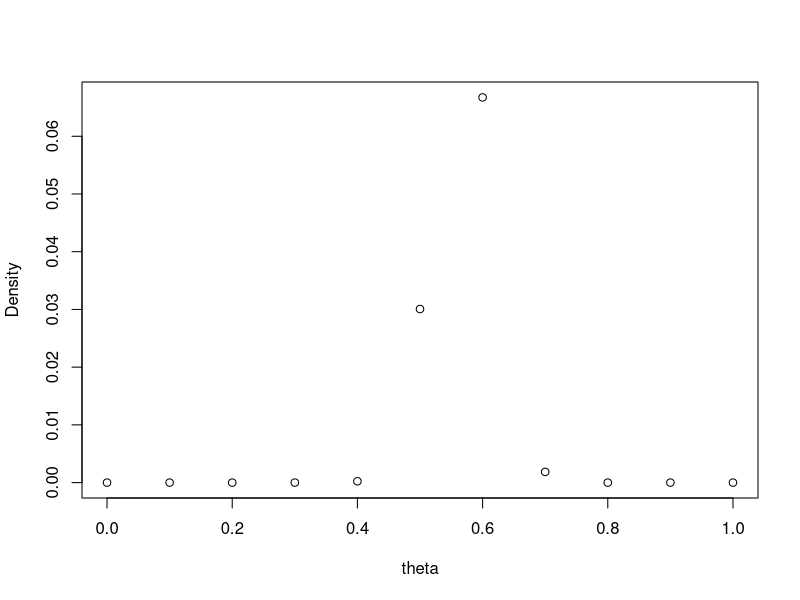
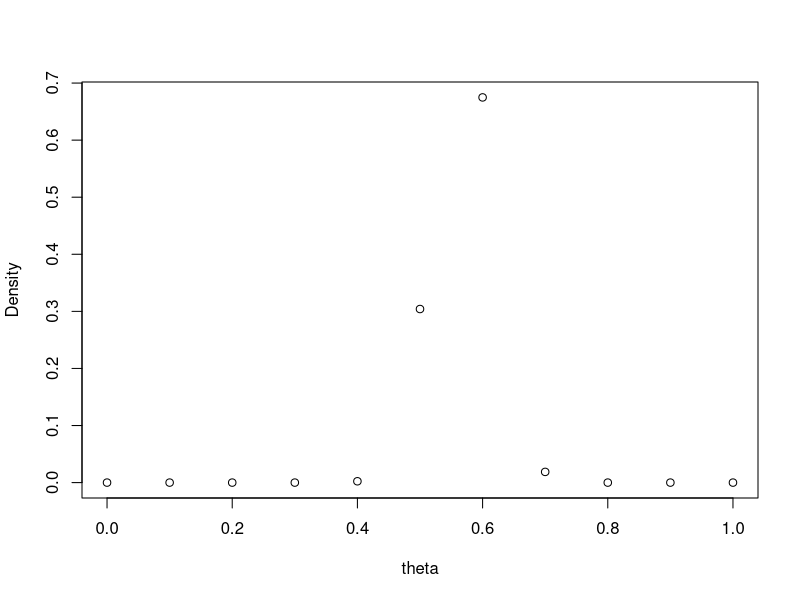
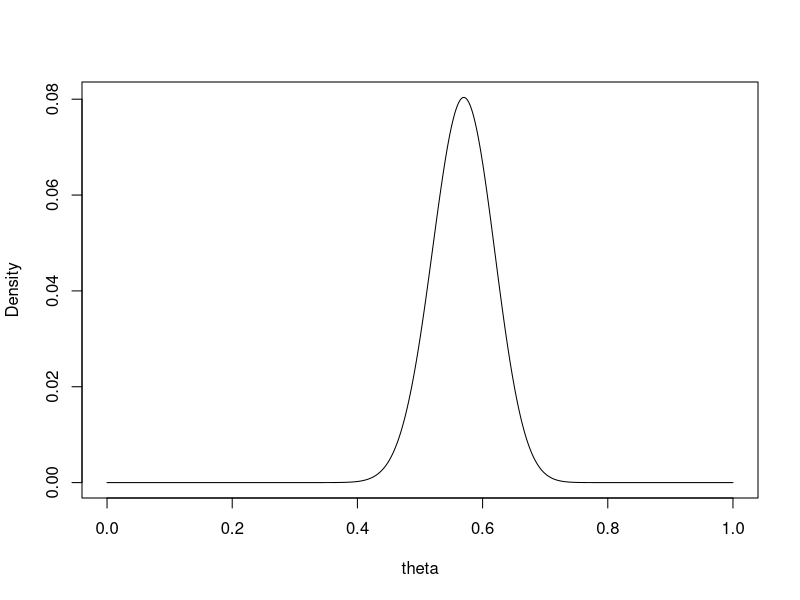
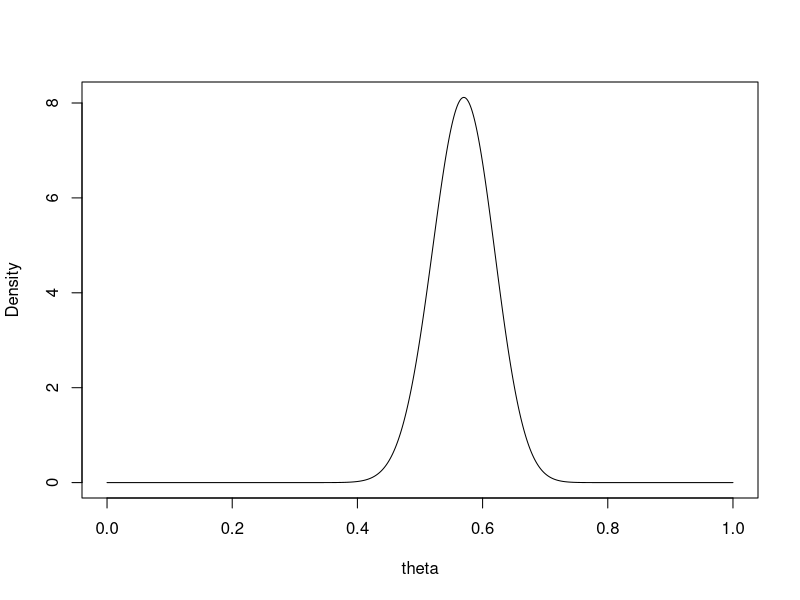
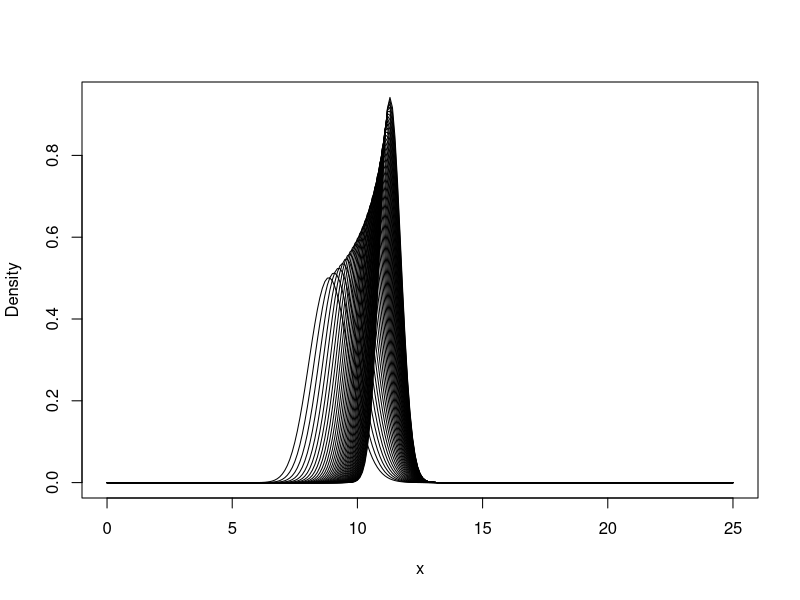
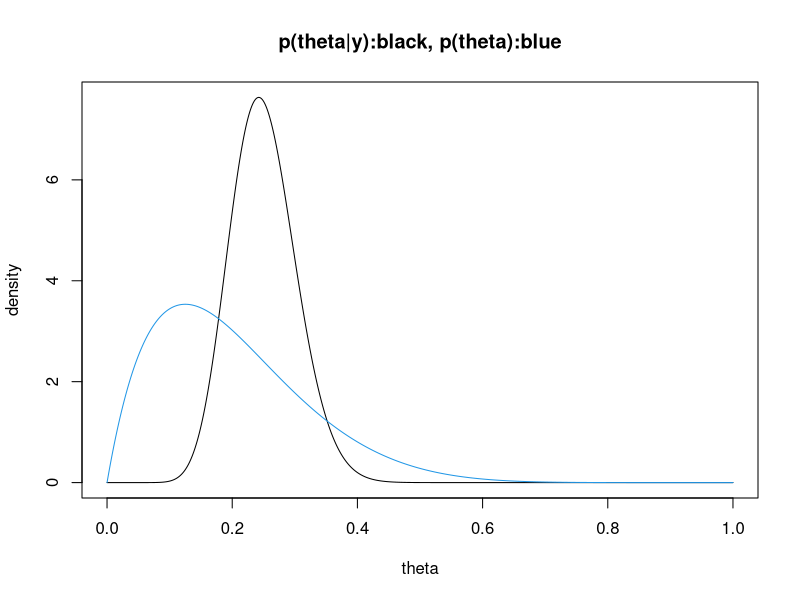
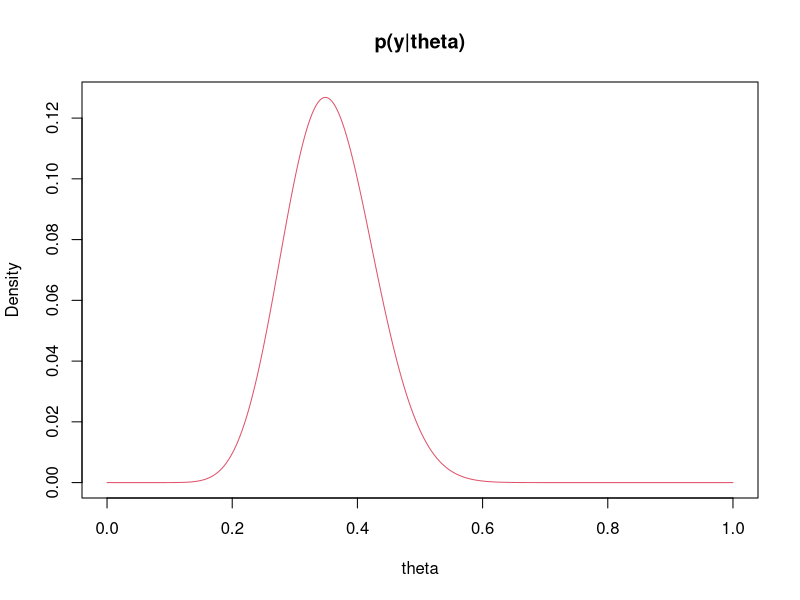
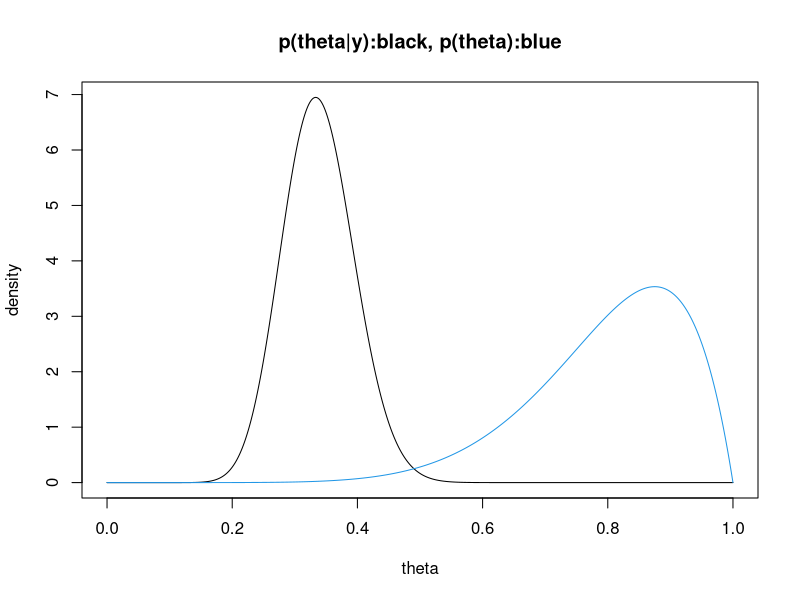

Here is the R script that generated these plots, in order:
#Homework 2, Stat638 Fall 2016

#3.1b
theta <- seq(0,1,.1)
binom <- dbinom(57,100,theta)
plot(theta, binom, ylab="Density")

#3.1c
denom <- dbinom(57,100,theta)*1/11
post <- (dbinom(57,100,theta)*1/11)/sum(denom)
plot(theta, post, ylab="Density")


#3.1d
theta <- seq(0,1,.001)
post <- dbinom(57,100,theta)*dbeta(theta,1,1)
plot(theta, post, type='l', ylab="Density")

#3.1e
post <-dbeta(theta,58,44)
plot(theta,post, type="l", ylab="Density")

#3.3a
npr1=120
npr2=12
spr1=10
spr2=1
a <- c(12,9,12,14,13,13,15,8,15,6)
b <- c(11,11,10,9,9,8,7,10,6,8,8,9,7)
npos1=length(a)
spos1=sum(a)
npos2=length(b)
spos2=sum(b)

#mean a
(spr1+spos1)/(npr1+npos1)
#variance
(spr1+spos1)/(npr1+npos1)^2
#.95 CI
qgamma(c(.025,.975), spr1+spos1,npr1+npos1)

#mean b
(spr2+spos2)/(npr2+spos2)
#variance
(spr2+spos2)/(npr2+spos2)^2
#.95 CI
qgamma(c(.025,.975),spr2+spos2,npr2+spos2)

#3.3b
x <- seq(0,25,.1)
plot(x, dgamma(x,12*50+spos2,50+npos2), type='l', ylab="Density")
for (i in 1:49){
	lines(x, dgamma(x, 12*i+spos2,i+npos2),type='l')
}


#3.4a
theta <- seq(0,1,.001)


#p(theta|y)
plot(theta, dbeta(theta,17,51),type='l',ylab="density", main="p(theta|y):black, p(theta):blue")

#p(theta)
lines(theta, dbeta(theta,2,8), type='l', col=36)

#p(y|theta)
plot(theta, dbinom(15, 43, theta),type='l', col=26, main="p(y|theta)", ylab="Density")

# mean: 17/(17+51)
# variance: 17*51/((17+51+1)*(17+51)^2)
# mode: (17-1)/(17-1+51-1)
#.95 CI
qbeta(c(.025,.975),17,51)

#3.4b
#p(theta|y)
plot(theta, dbeta(theta,23,45),type='l',ylab="density", main="p(theta|y):black, p(theta):blue")


#p(theta)
lines(theta, dbeta(theta,8,2), type='l', col=36)

#p(y|theta)
plot(theta, dbinom(23, 43, theta),type='l', col=26, ylab="Density",main="p(y|theta)" )

# mean: 23/(23+45)
# variance: (23*45)/((23+45+1)*(23+45)^2)
# mode: (23-1)/(23-1+45-1)
#.95 CI
qbeta(c(.025,.975),23,45)

#3.4c
prior <-rep(0,1001)
for (i in 0:1001){
	prior[i] <- .25*gamma(10)/gamma(2)/gamma(8)*((3*i/1000)*(1-i/1000)^7+(1-i/1000)*(i/1000)^7)
	}
plot(theta, prior, type='l', ylim=c(0,4), ylab="Density", main="beta(2,8):red, beta(8,2):blue, prior:black")
lines(theta, dbeta(theta,2,8), type='l', col=26)
lines(theta, dbeta(theta,8,2), type='l', col=36)

#3.4diii
theta <- seq(0,1,.001)
dens <- (3*dbeta(theta,17,36)+dbeta(theta,23,30))/4
plot(theta, dens, ylab="Density", type='l')

#3.7a
plot(theta, dbeta(theta,3, 14),type='l', ylab="Density")
# mean: 3/(3+14)
# variance: (3*14)/((3+14+1)*(3+14)^2)
# mode: (3-1)/(3-1+14-1)

#3.7c
y <- seq(1,278,1)
plot(y, beta(y+2,278-y+13)/beta(3,14)*choose(278,y), type='l', ylab='Pr')



#3.7d
plot(y, dbinom(y,278,2/15), type='l', ylab="Density")
# mean 278*2/15
# stdev sqrt(278*(2/15)*(1-2/15))